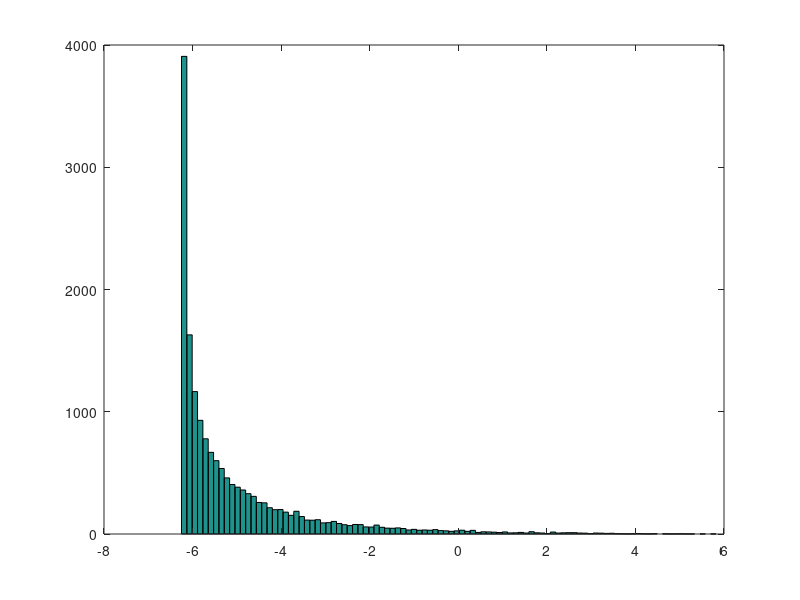

MATLAB code to generate this figure:
%%%
%matlabpool local 4 % only need to run once per session, parallel setup 
% remains initialized after you clear the workspace
% Rather unfortunately, this will actually throw an error if matlabpool is 
% already initialized.
N = 4^7; 
% mean and standard deviation of "noisy" parameter
sigma = 1;
mu = 2; % mean of 2, std. deviation of 1

out = zeros(N,1);

b = 5; % some invariant parameter

parfor i = 1:N
   r = randn(1)*sigma+mu;
   % It would be hard to think of a physical system that this would
   % describe.
   out(i) = r*abs(r)-r*b;

end

figure
hist(out,100)
mean(out)
std(out)

wander = mu*abs(mu) - mu*b; % would be the same as mean(out) if sigma = 0;
disp(wander)

%%%